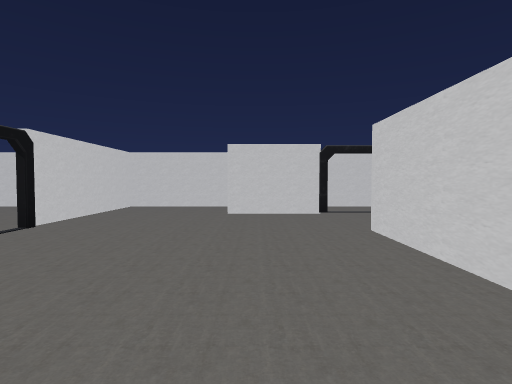
view 1 (above)

18 first-person views from a walk through a 3-D level made in the Unity game engine. The camera is 1.4 m above the floor, tilts 2° down and sees 80° across. The floor is counted in squares, 2 m on a side. Each view is taken from the middle of a square. On the plan, view 1 faces up. The plan holds only what a view shows up to about 10 squares ahead; the rest is blank. The player is left out. Door leaves are left out, so doorways stand open.

view 2
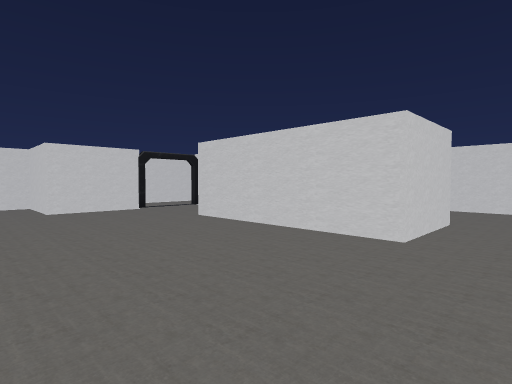

view 3
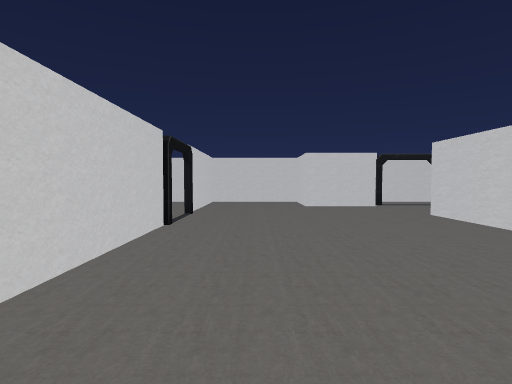

view 4
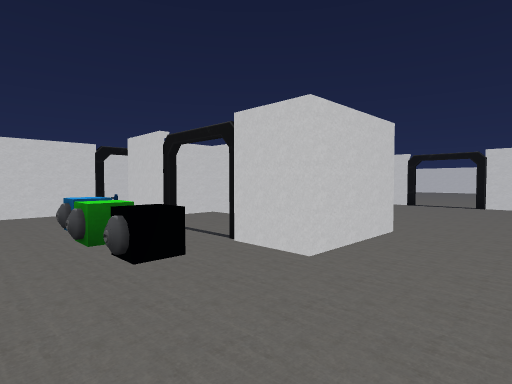

view 5
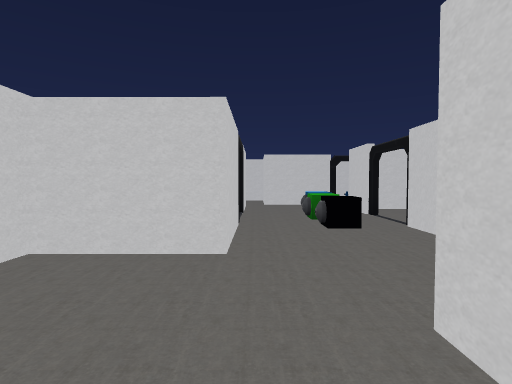

view 6
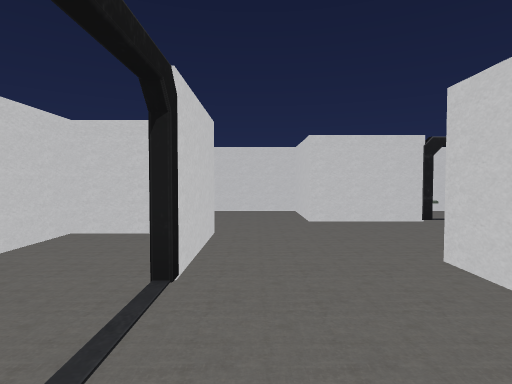

view 7
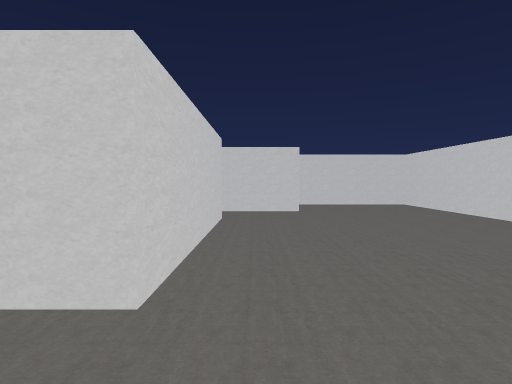

view 8
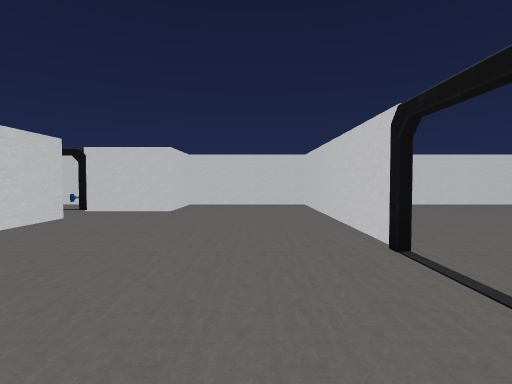

view 9
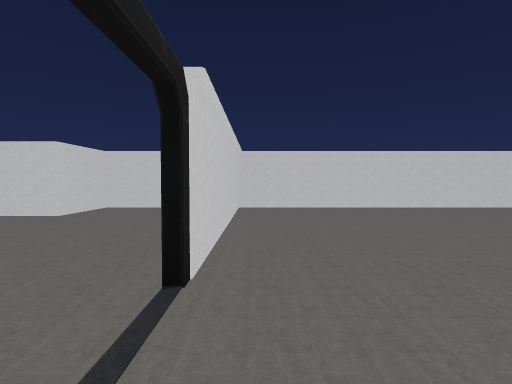

view 10
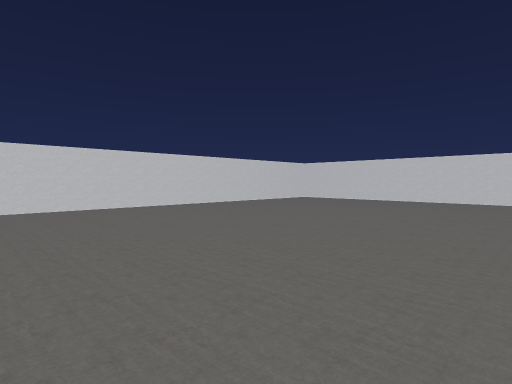

view 11
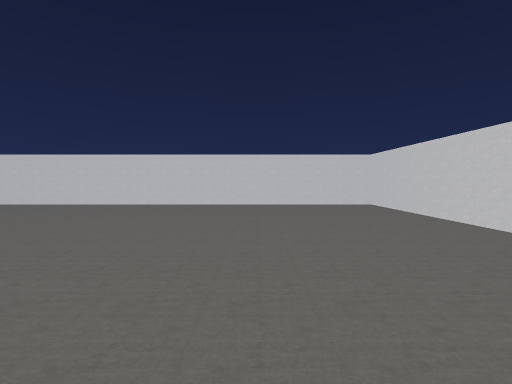

view 12
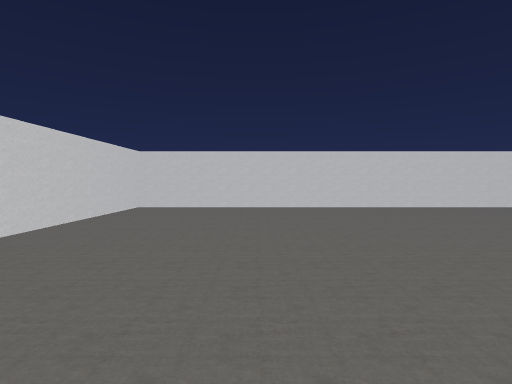

view 13
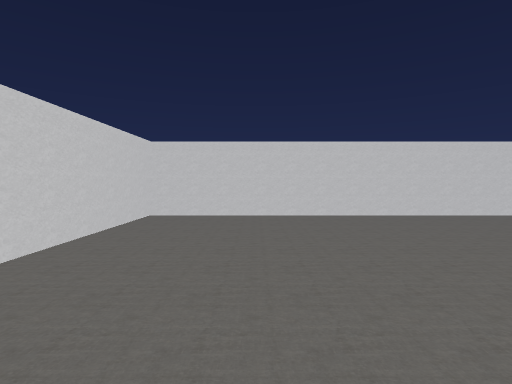

view 14
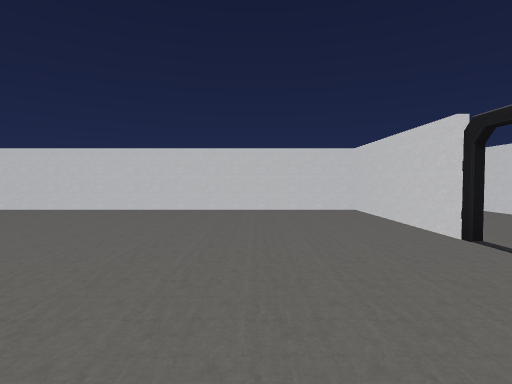

view 15
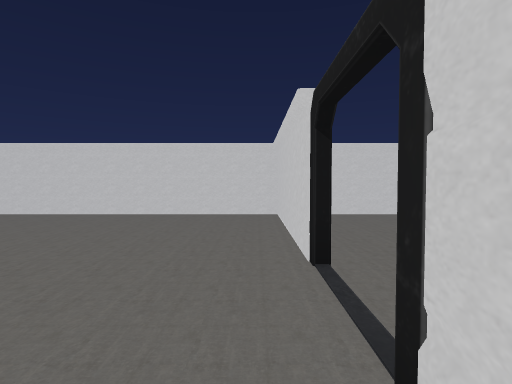

view 16
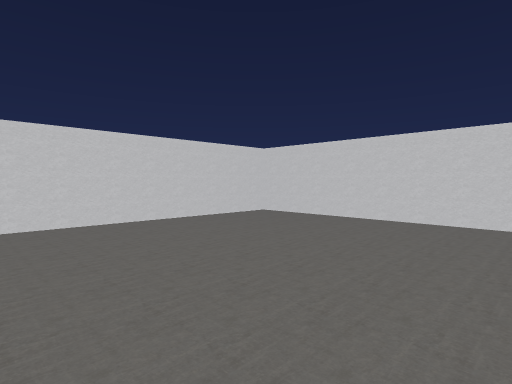

view 17
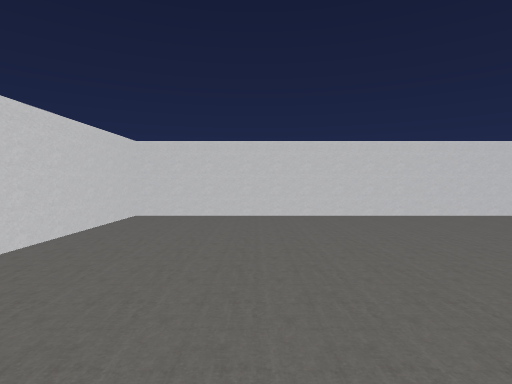

view 18
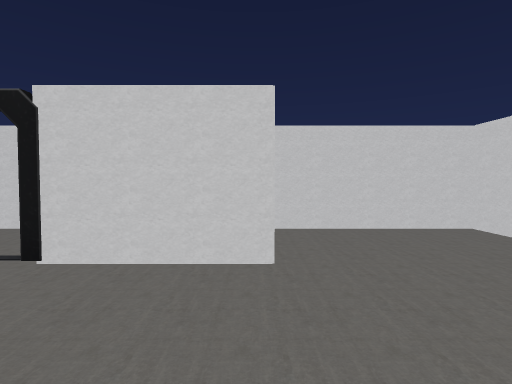

### Floor plan
Points are (right, up) in squares from view 1. A wall is a line through its corners. A room is listed if a view was taken in it or the views show most of it. See-through windows are left out.
Room 1 (views 1, 2, 3, 6, 7, 8, 18)
walls: (1.6, 0.2) (1.6, 4.4) (3.6, 4.4) (3.6, 3.1); (-3.5, 3.1) (-3.5, -3.3); (3.6, 1.8) (3.6, 0.2); (1.6, 6.6) (-0.6, 6.6) (-0.6, 8.5) (-3.1, 8.5); (3.5, -1.1) (5.8, -1.1); (6.3, 2.9) (6.3, 5.1); (5.2, 6.6) (3, 6.6); (-3.5, 8.5) (-3.5, 4.5); (-3, -3.2) (0, -3.2) (0, -1.1) (2.1, -1.1); (6.3, -0.4) (6.3, 1.5)
ways out: opening at (5, 6) to room 2; open door at (-3.5, -1) to room 3; open door at (-3, 4) to room 3; open door at (2.5, 7) to room 4; open door at (4, 2); open door at (6, 2)
objects: other object (5, 1); other object (5, 2); other object (5, 3)
Room 2 (views 4, 5)
walls: (5.2, 7.1) (5.2, 6.6); (6.3, 5.1) (8.2, 5.1) (8.2, 8.5) (5, 8.5)
ways out: opening at (5, 6) to room 1; open door at (8.5, 7)
Room 3 (views 9, 10, 11, 12, 13, 14, 15, 16, 17)
walls: (-3.5, 4.5) (-3.5, 8.5); (-3.1, 8.5) (-15.2, 8.5) (-15.2, -3.2) (-3, -3.2); (-3.5, -3.3) (-3.5, 3.1)
ways out: open door at (-3.5, -1) to room 1; open door at (-3, 4) to room 1
Room 4 (no view inside)
walls: (5, 8.5) (1.1, 8.5); (5.1, 7.4) (5.1, 8.5)
ways out: open door at (2.5, 7) to room 1

Where each view was taken, in squares from view 1:
view 1: 0 up, 0 right, facing up
view 2: 1 down, 2 left, facing up-right
view 3: 2 down, 2 left, facing up
view 4: 6 up, 6 right, facing down-left
view 5: 8 up, 6 right, facing down
view 6: 6 up, 1 right, facing right
view 7: 6 up, 1 right, facing down
view 8: 6 up, 2 left, facing down
view 9: 5 up, 4 left, facing down
view 10: 5 up, 4 left, facing down-left
view 11: 5 up, 6 left, facing left
view 12: 0 up, 7 left, facing left
view 13: 1 down, 9 left, facing left
view 14: 1 up, 6 left, facing up
view 15: 2 up, 4 left, facing up
view 16: 3 up, 10 left, facing up-left
view 17: 3 up, 6 left, facing down
view 18: 4 up, 5 right, facing up
